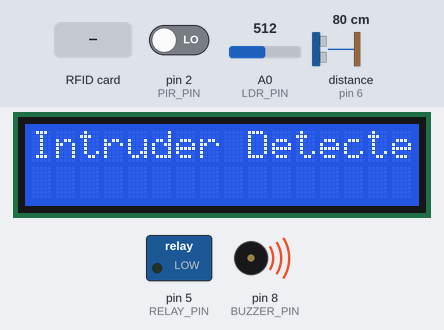
A sketch run on a simulated Arduino Uno, built with avr-gcc and run on an emulated ATmega328P. Parts: 16×2 character LCD, switched loads named in the sketch (green lamp = pin HIGH), buzzer (waves = sounding, pin HIGH). The test bench sets the inputs (shaded band); at power-on: A0 (LDR_PIN) = 512, pin 2 (PIR_PIN) LOW, distance to the obstacle (sensor on pin 6) 80 cm. The echo pulse lasts 58.3 µs per cm; pins used as bus, display or sensor lines are not drawn.

Above: at 3.3 s.
3.4 s: A0 (LDR_PIN) set to 104
At 5.0 s:
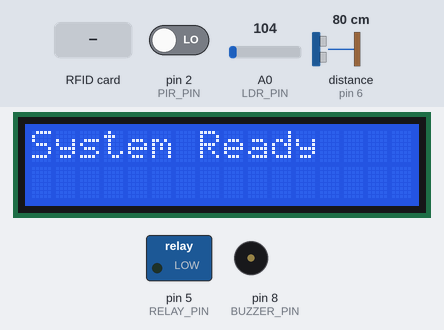
11.7 s: A0 (LDR_PIN) set to 94
At 14.4 s:
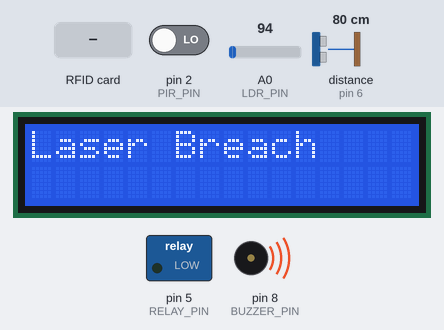
19.9 s: pin 2 (PIR_PIN) driven HIGH
At 24.6 s:
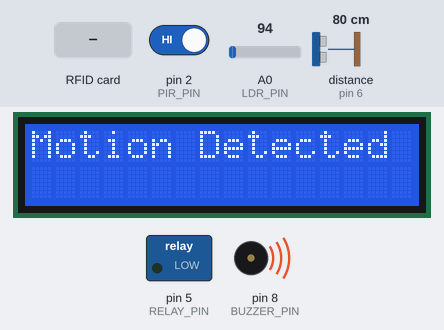
27.0 s: RFID card 6E 6E E0 87 held to the reader
At 29.3 s:
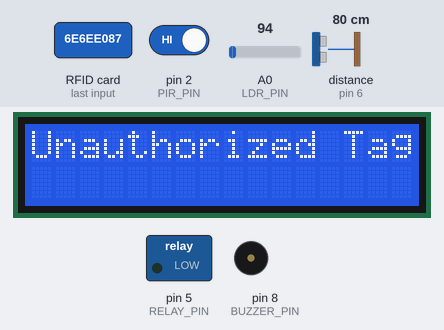
32.1 s: RFID card D0 DD 5D 10 held to the reader
40.4 s: RFID card 5E 7A 19 C4 held to the reader
Timing chart, 0 to 49.3 s (numbered marks = the images above; inputs shaded):
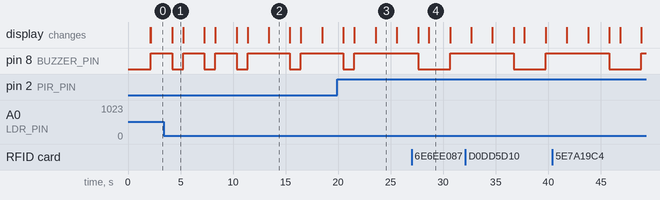

The sketch:

sketch_nov04b.ino
```cpp
#include <Wire.h>
#include <LiquidCrystal_I2C.h>
#include <SPI.h>
#include <MFRC522.h>
#include <Ultrasonic.h>
#include <Adafruit_GFX.h>

LiquidCrystal_I2C lcd(0x27, 16, 2);
#define RST_PIN 9
#define SS_PIN 10
MFRC522 mfrc522(SS_PIN, RST_PIN);
#define ULTRASONIC_TRIGGER 7
#define ULTRASONIC_ECHO 6
Ultrasonic ultrasonic(ULTRASONIC_TRIGGER, ULTRASONIC_ECHO);
#define PIR_PIN 2
#define LDR_PIN A0
#define RELAY_PIN 5
#define BUZZER_PIN 8

// Define a list of random RFID tags (you can replace these with actual RFID tag values)
char* allowedRFIDTags[] = {
  "6E 6E E0 87",  // Tag 1
  "D0 DD 5D 10",  // Tag 2
  "F3 DB OE 96",  // Tag 3
  // Add more RFID tags here
};

void setup() {
  Serial.begin(9600);
  SPI.begin();
  mfrc522.PCD_Init();
  lcd.init();
  lcd.backlight();
  lcd.clear();
  lcd.print("Security System");
  delay(2000);
  lcd.clear();
  pinMode(PIR_PIN, INPUT);
  pinMode(LDR_PIN, INPUT);
  pinMode(RELAY_PIN, OUTPUT);
  pinMode(BUZZER_PIN, OUTPUT);
}

void loop() {
  if (mfrc522.PICC_IsNewCardPresent() && mfrc522.PICC_ReadCardSerial()) {
    String scannedTag = getRFIDTag();
    if (isRFIDTagAllowed(scannedTag)) {
      lcd.clear();
      lcd.print("Access Granted");
      digitalWrite(RELAY_PIN, HIGH);
      delay(2000);
      lcd.clear();
    } else {
      lcd.clear();
      lcd.print("Unauthorized Tag");
      delay(2000);
      lcd.clear();
    }
  }

  float distance = ultrasonic.distanceRead(); // Corrected function name
  if (distance < 100) {
    lcd.clear();
    lcd.print("Intruder Detected");
    digitalWrite(BUZZER_PIN, HIGH);
    delay(2000);
    lcd.clear();
  }

  int motionDetected = digitalRead(PIR_PIN);
  if (motionDetected == HIGH) {
    lcd.clear();
    lcd.print("Motion Detected");
    digitalWrite(BUZZER_PIN, HIGH);
    delay(2000);
    lcd.clear();
  }

  int lightIntensity = analogRead(LDR_PIN);
  if (lightIntensity < 100) {
    lcd.clear();
    lcd.print("Laser Breach");
    digitalWrite(BUZZER_PIN, HIGH);
    delay(2000);
    lcd.clear();
  }

  lcd.clear();
  lcd.print("System Ready");
  digitalWrite(BUZZER_PIN, LOW);
  digitalWrite(RELAY_PIN, LOW);
  delay(1000);
}

String getRFIDTag() {
  String tag = "";
  for (byte i = 0; i < mfrc522.uid.size; i++) {
    tag.concat(String(mfrc522.uid.uidByte[i] < 0x10 ? " 0" : " "));
    tag.concat(String(mfrc522.uid.uidByte[i], HEX));
  }
  tag.toUpperCase();
  return tag;
}

bool isRFIDTagAllowed(String scannedTag) {
  for (int i = 0; i < sizeof(allowedRFIDTags) / sizeof(allowedRFIDTags[0]); i++) {
    if (scannedTag == allowedRFIDTags[i]) {
      return true;
    }
  }
  return false;
}
```

Measured:
- the behaviour switches between 100 and 99 on A0 (LDR_PIN) (found by bisection; images 1 and 2)
- after the input at 11.7 s, the display: changes after 1.7 s (image 2)
- after the input at 19.9 s, pin 8 (BUZZER_PIN): goes on until 21.5 s, then stays HIGH; the display: first differs from a run without the input after 3.7 s (image 3)
- after the input at 27.0 s, the display: first differs from a run without the input after 1.6 s (image 4)
- by itself, pin 8 (BUZZER_PIN): alternates HIGH for 2.0 s and LOW for 1.0 s
- what the display in image 1 shows lasts 1.0 s, from 4.2 s to 5.2 s
- what the display in image 2 shows lasts 2.0 s, from 13.4 s to 15.4 s
